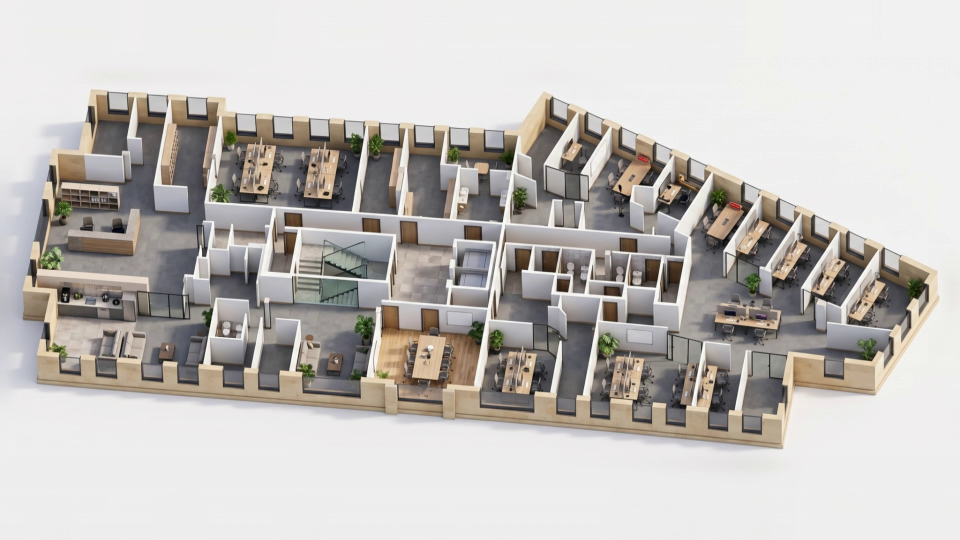
#> input picture frame 0 of abrahama-1a/klipy/loop-cut-p1.mp4, 1920 x 1080 px, given in place of aerial-dusk.jpg.mp4, which was not available (shown at 1/2 size)
$ python vid_check.py ../sales-page-v2/assets/img/aerial-dusk.jpg
#> lines starting #> are read from the running program, lines starting #| are printed output that depends on the picture; long printed decimals are rounded
import sys, cv2, numpy as np
name = sys.argv[1]
cap = cv2.VideoCapture('hf/%s.mp4' % name)
n = int(cap.get(cv2.CAP_PROP_FRAME_COUNT))
frames = {}
for i in [0, n // 4, n // 2, 3 * n // 4, n - 1]:
    cap.set(cv2.CAP_PROP_POS_FRAMES, i)
    ok, f = cap.read()
    frames[i] = cv2.resize(f, (1920, 1080))
#> this loop made 5 passes
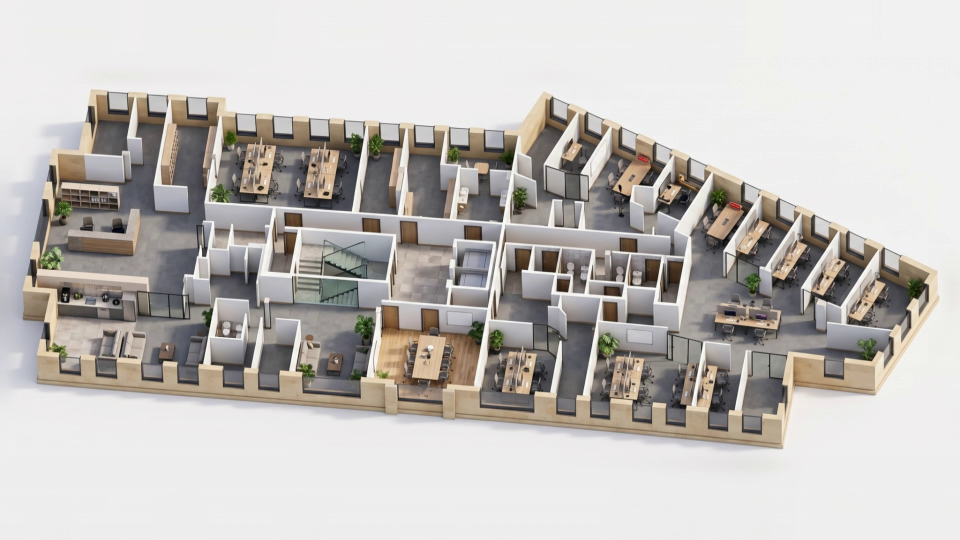
#> input picture frame 0 of abrahama-1a/klipy/loop-cut-p1.mp4, 1920 x 1080 px, given in place of aerial-dusk.jpg.mp4, which was not available (shown at 1/2 size)
#> after the loop, frames = 5 items
keys = sorted(frames)
#> keys = [0, 30, 60, 90, 120]
a = cv2.cvtColor(frames[keys[0]], cv2.COLOR_BGR2GRAY).astype(np.float32)
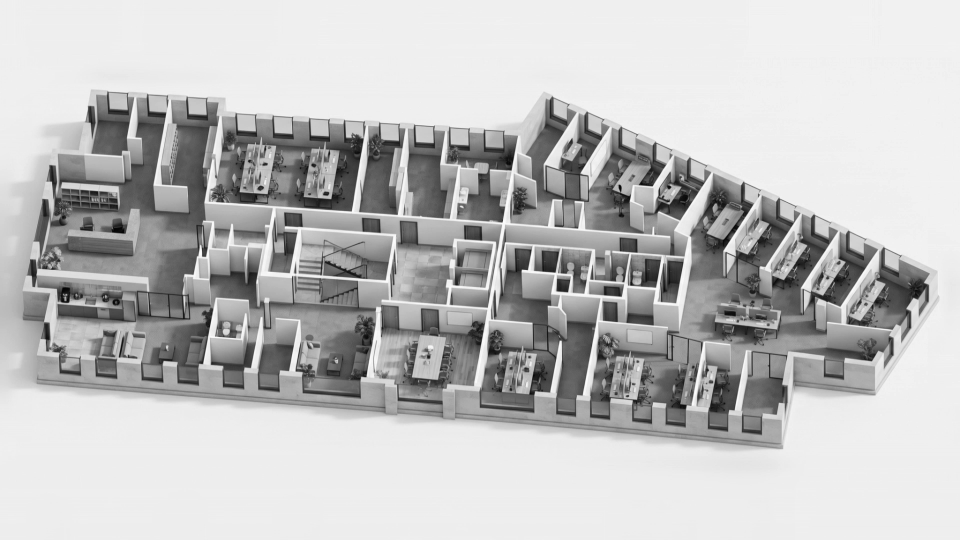
#> a: shape (1080, 1920) float32 (shown at 1/2 size); min 1, max 255, mean 191
for k in keys[1:]:
    b = cv2.cvtColor(frames[k], cv2.COLOR_BGR2GRAY).astype(np.float32)
    # building region only (static)
    r = (slice(250, 800), slice(600, 1400))
    (dx, dy), resp = cv2.phaseCorrelate(a[r], b[r])
    print(name, 'frame', k, 'shift px %.2f %.2f' % (dx, dy), 'resp %.2f' % resp)
#> this loop made 4 passes
#> (k, dx, dy, resp) on passes 1 to 4: (30, 0.0126, -0.0496, 0.971), (60, 0.0162, -0.0458, 0.962), (90, 0.0177, -0.0365, 0.962), (120, 0.00992, -0.0321, 0.971)
#| ../sales-page-v2/assets/img/aerial-dusk.jpg frame 30 shift px 0.01 -0.05 resp 0.97
#| ../sales-page-v2/assets/img/aerial-dusk.jpg frame 60 shift px 0.02 -0.05 resp 0.96
#| ../sales-page-v2/assets/img/aerial-dusk.jpg frame 90 shift px 0.02 -0.04 resp 0.96
#| ../sales-page-v2/assets/img/aerial-dusk.jpg frame 120 shift px 0.01 -0.03 resp 0.97
hero = cv2.resize(cv2.imread('hf/aerial-dusk.png'), (1920, 1080))
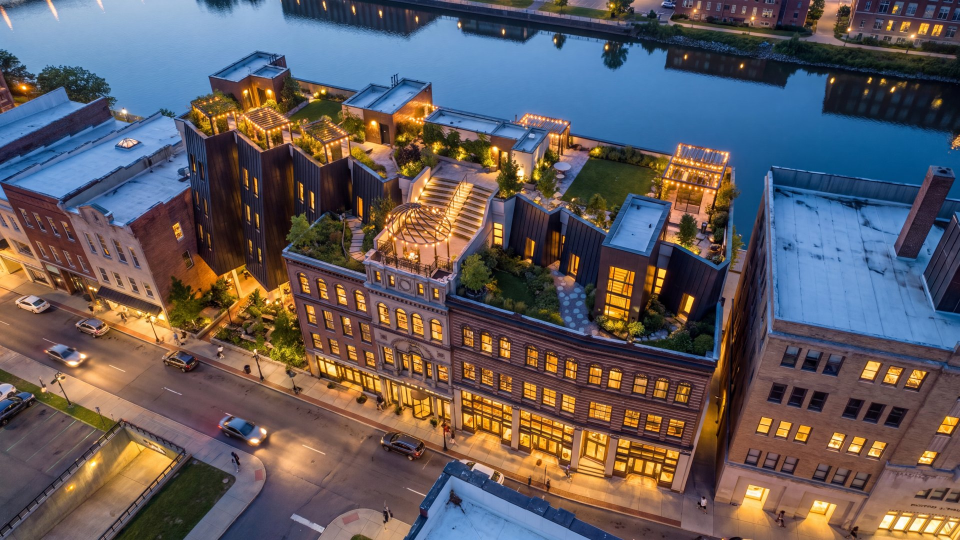
#> input picture revit-to-home-tour/run/sales-page-v2/assets/img/aerial-dusk.jpg, 1920 x 1080 px, given in place of aerial-dusk.png, which was not available (shown at 1/2 size)
#> hero is the input picture: shape (1080, 1920, 3); mean B, G, R 93.3, 90.6, 97.4
print(name, 'mean abs diff first frame vs hero', float(np.mean(cv2.absdiff(hero, frames[keys[0]]))), 'last vs hero', float(np.mean(cv2.absdiff(hero, frames[keys[-1]]))))
#| ../sales-page-v2/assets/img/aerial-dusk.jpg mean abs diff first frame vs hero 108.902 last vs hero 109.381
crops = [frames[k][560:1080, 0:960] for k in [keys[0], keys[2], keys[4]]]
#> crops = 3 items
cv2.imwrite('hf/_p/%s-street.jpg' % name, np.hstack(crops), [cv2.IMWRITE_JPEG_QUALITY, 85])
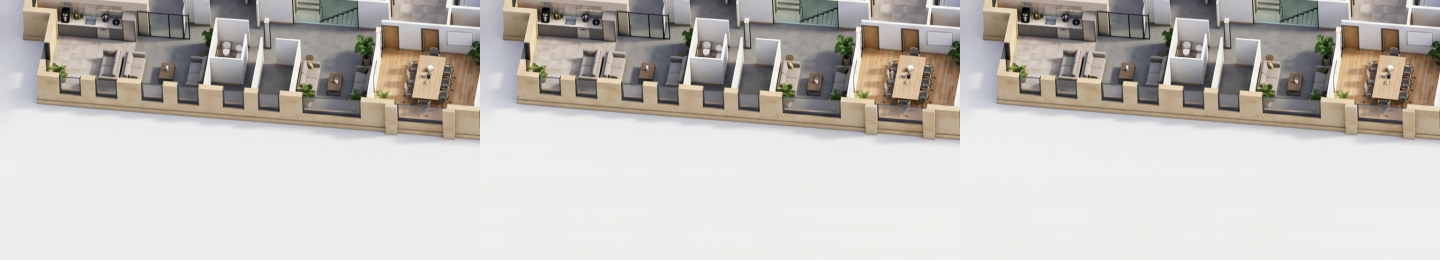
#> saved as aerial-dusk.jpg-street.jpg: shape (520, 2880, 3) (shown at 1/2 size); mean B, G, R 187.3, 191.4, 195.8

$ run again, starting later in the video
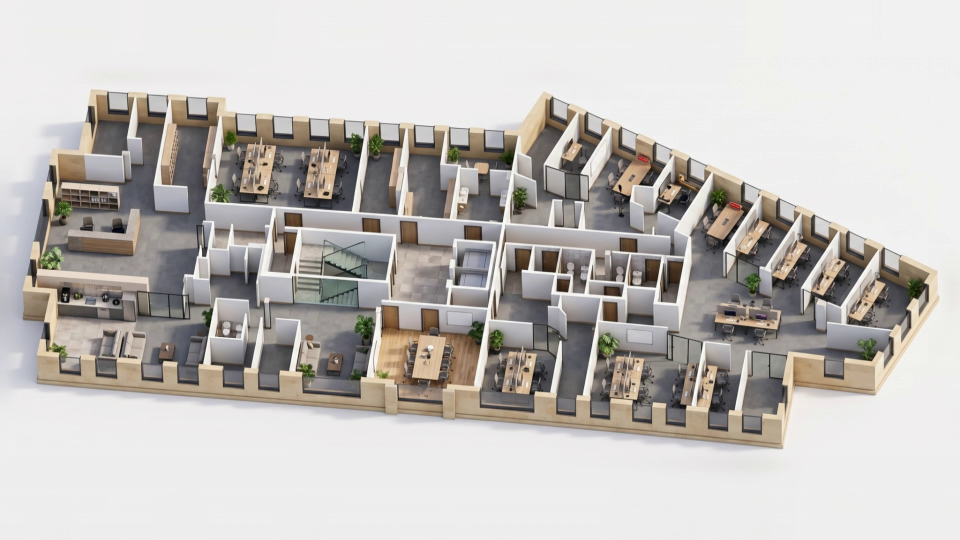
#> input picture frame 0 of abrahama-1a/klipy/loop-cut-p1.mp4, 1920 x 1080 px, given in place of aerial-dusk.jpg.mp4, which was not available (shown at 1/2 size)
#> the loop `for i in [0, n // 4, n // 2, 3 * n // 4, n - 1]:` made 5 passes
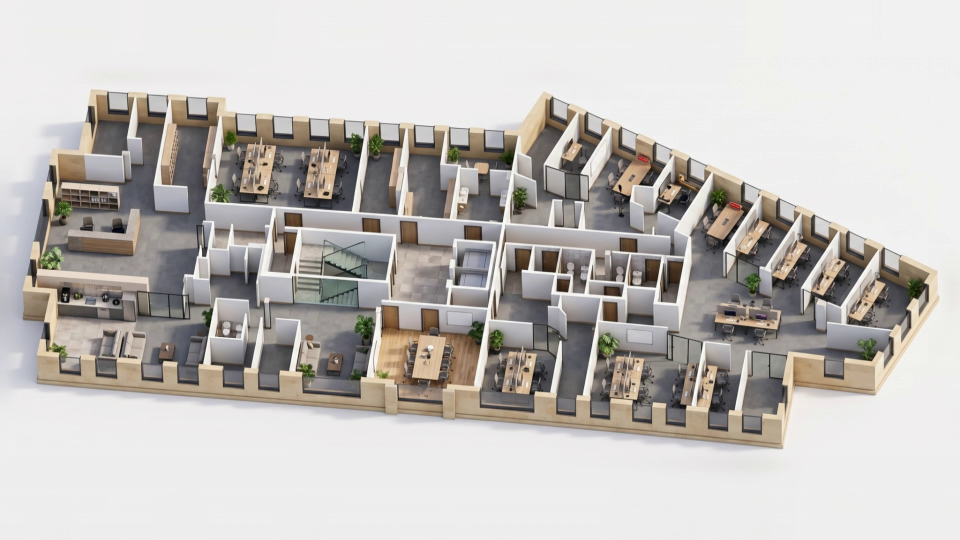
#> input picture frame 0 of abrahama-1a/klipy/loop-cut-p1.mp4, 1920 x 1080 px, given in place of aerial-dusk.jpg.mp4, which was not available (shown at 1/2 size)
#> after the loop `for i in [0, n // 4, n // 2, 3 * n // 4, n - 1]:`: frames = 5 items
#> keys = [0, 30, 60, 90, 120]
#> the loop `for k in keys[1:]:` made 4 passes
#> (k, dx, dy, resp) on passes 1 to 4: (30, 0.0126, -0.0496, 0.971), (60, 0.0162, -0.0458, 0.962), (90, 0.0177, -0.0365, 0.962), (120, 0.00992, -0.0321, 0.971)
#> (printed output is left out)
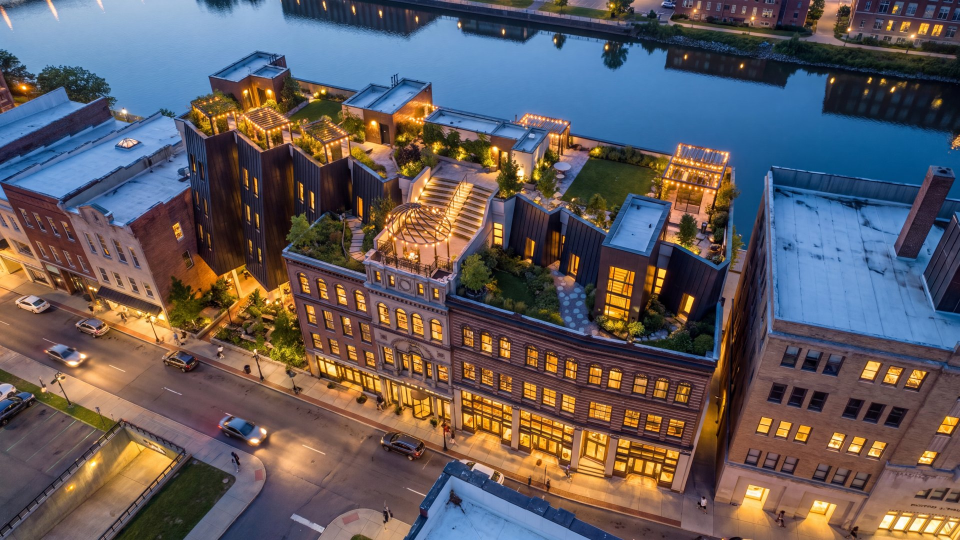
#> input picture revit-to-home-tour/run/sales-page-v2/assets/img/aerial-dusk.jpg, 1920 x 1080 px, given in place of aerial-dusk.png, which was not available (shown at 1/2 size)
#> hero is the input picture: shape (1080, 1920, 3); mean B, G, R 93.3, 90.6, 97.4
#| ../sales-page-v2/assets/img/aerial-dusk.jpg mean abs diff first frame vs hero 108.902 last vs hero 109.381
#> crops = 3 items

$ run again, starting later in the video
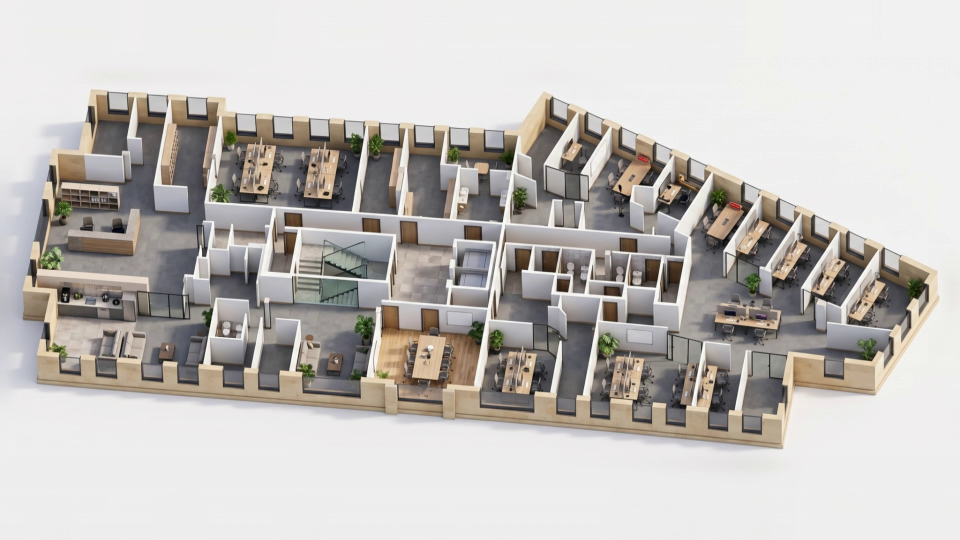
#> input picture frame 0 of abrahama-1a/klipy/loop-cut-p1.mp4, 1920 x 1080 px, given in place of aerial-dusk.jpg.mp4, which was not available (shown at 1/2 size)
#> the loop `for i in [0, n // 4, n // 2, 3 * n // 4, n - 1]:` made 5 passes
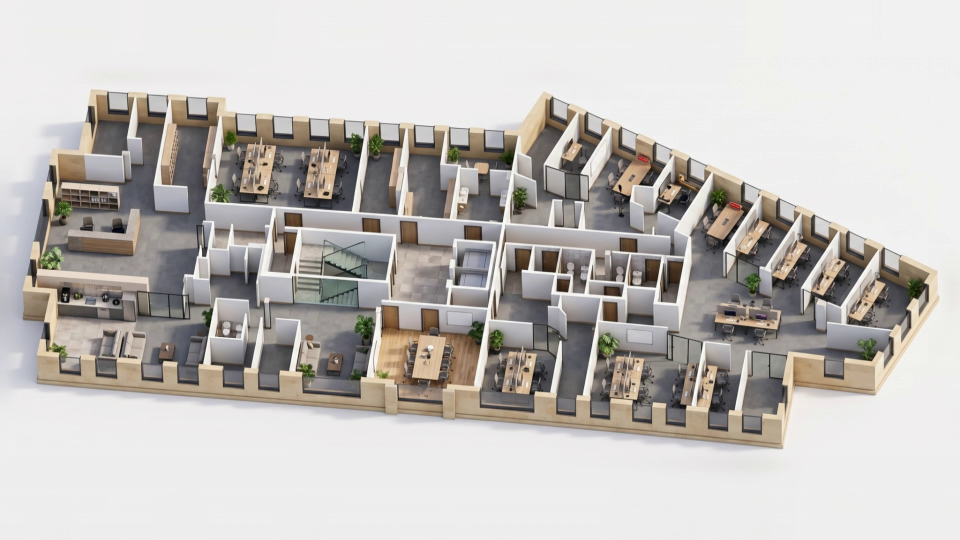
#> input picture frame 0 of abrahama-1a/klipy/loop-cut-p1.mp4, 1920 x 1080 px, given in place of aerial-dusk.jpg.mp4, which was not available (shown at 1/2 size)
#> after the loop `for i in [0, n // 4, n // 2, 3 * n // 4, n - 1]:`: frames = 5 items
#> keys = [0, 30, 60, 90, 120]
#> the loop `for k in keys[1:]:` made 4 passes
#> (k, dx, dy, resp) on passes 1 to 4: (30, 0.0126, -0.0496, 0.971), (60, 0.0162, -0.0458, 0.962), (90, 0.0177, -0.0365, 0.962), (120, 0.00992, -0.0321, 0.971)
#> (printed output is left out)
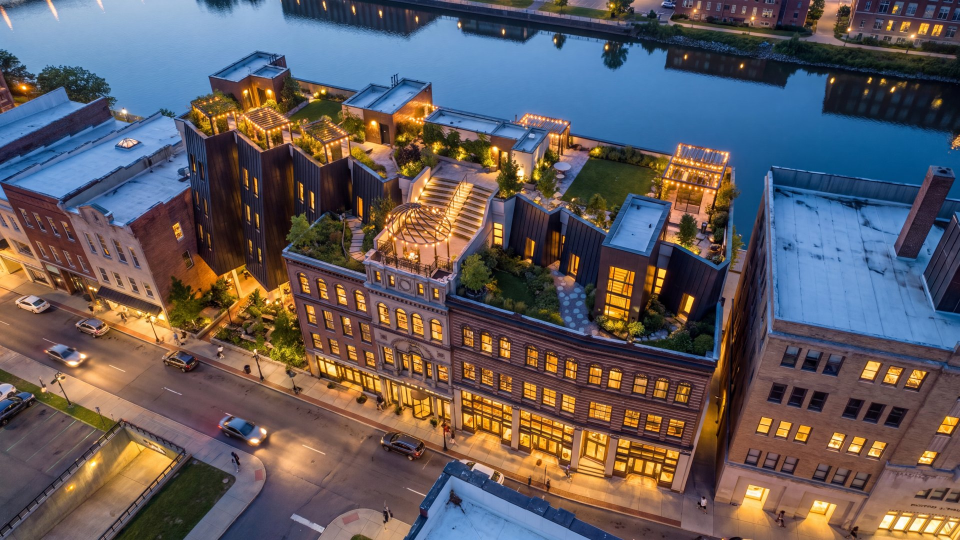
#> input picture revit-to-home-tour/run/sales-page-v2/assets/img/aerial-dusk.jpg, 1920 x 1080 px, given in place of aerial-dusk.png, which was not available (shown at 1/2 size)
#> hero is the input picture: shape (1080, 1920, 3); mean B, G, R 93.3, 90.6, 97.4
#| ../sales-page-v2/assets/img/aerial-dusk.jpg mean abs diff first frame vs hero 108.902 last vs hero 109.381
#> crops = 3 items
